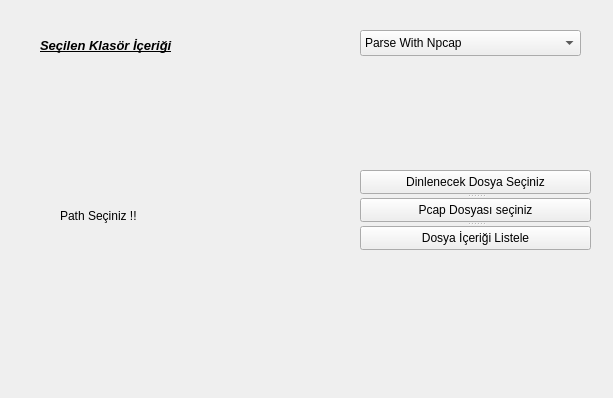
<?xml version="1.0" encoding="UTF-8"?>
<ui version="4.0">
 <class>mainwindow</class>
 <widget class="QWidget" name="mainwindow">
  <property name="geometry">
   <rect>
    <x>0</x>
    <y>0</y>
    <width>613</width>
    <height>398</height>
   </rect>
  </property>
  <property name="windowTitle">
   <string>mainwindow</string>
  </property>
  <widget class="QLabel" name="selectedDirectoryLabel">
   <property name="geometry">
    <rect>
     <x>60</x>
     <y>60</y>
     <width>231</width>
     <height>311</height>
    </rect>
   </property>
   <property name="font">
    <font>
     <pointsize>9</pointsize>
    </font>
   </property>
   <property name="text">
    <string>Path Seçiniz !! </string>
   </property>
  </widget>
  <widget class="QLabel" name="label">
   <property name="geometry">
    <rect>
     <x>40</x>
     <y>30</y>
     <width>361</width>
     <height>31</height>
    </rect>
   </property>
   <property name="font">
    <font>
     <pointsize>10</pointsize>
     <italic>true</italic>
     <bold>true</bold>
     <underline>true</underline>
    </font>
   </property>
   <property name="text">
    <string>Seçilen Klasör İçeriği</string>
   </property>
  </widget>
  <widget class="QSplitter" name="splitter">
   <property name="geometry">
    <rect>
     <x>360</x>
     <y>170</y>
     <width>231</width>
     <height>80</height>
    </rect>
   </property>
   <property name="sizePolicy">
    <sizepolicy hsizetype="Preferred" vsizetype="Expanding">
     <horstretch>100</horstretch>
     <verstretch>100</verstretch>
    </sizepolicy>
   </property>
   <property name="maximumSize">
    <size>
     <width>16777215</width>
     <height>99</height>
    </size>
   </property>
   <property name="orientation">
    <enum>Qt::Orientation::Vertical</enum>
   </property>
   <widget class="QPushButton" name="selectDirectoryButton">
    <property name="text">
     <string>Dinlenecek Dosya Seçiniz</string>
    </property>
   </widget>
   <widget class="QPushButton" name="parsePcap">
    <property name="text">
     <string>Pcap Dosyası seçiniz</string>
    </property>
   </widget>
   <widget class="QPushButton" name="pButton">
    <property name="text">
     <string>Dosya İçeriği Listele</string>
    </property>
   </widget>
  </widget>
  <widget class="QComboBox" name="comboBox">
   <property name="geometry">
    <rect>
     <x>360</x>
     <y>30</y>
     <width>221</width>
     <height>26</height>
    </rect>
   </property>
   <item>
    <property name="text">
     <string>Parse With Npcap</string>
    </property>
   </item>
   <item>
    <property name="text">
     <string>Parse With PcapPlusPlus</string>
    </property>
   </item>
  </widget>
 </widget>
 <resources/>
 <connections/>
</ui>
